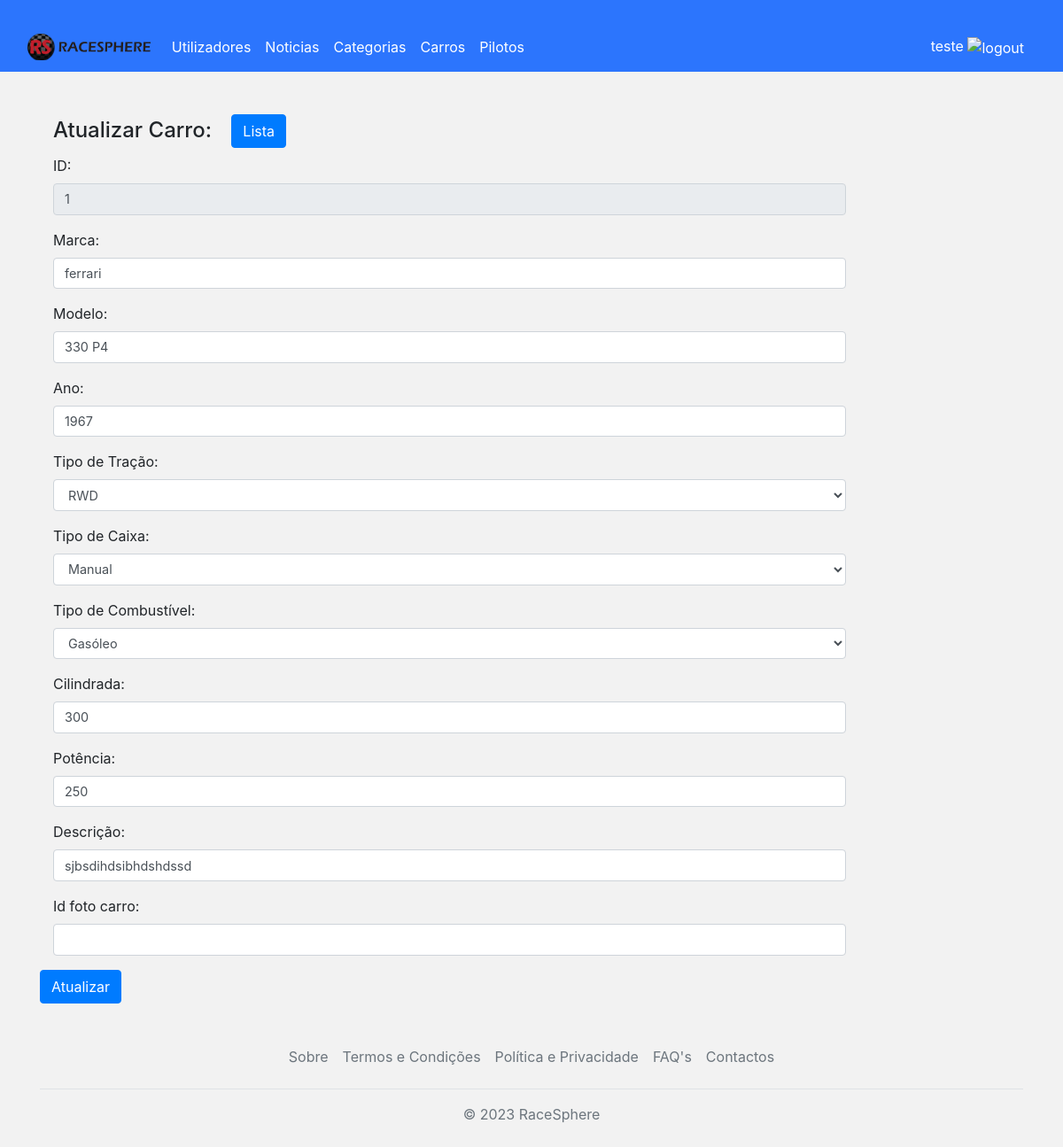
The app's page /RaceSphere-v1.0/admin/carros-admin-edit.php?id_carro=1&marca_carro=ferrari&modelo_carro=330 P4&ano_carro=1967 (signed in) with its own data.
### tables this page shows
CREATE TABLE `carro` (
  `id_carro` int(11) NOT NULL,
  `marca_carro` varchar(50) NOT NULL,
  `modelo_carro` varchar(60) NOT NULL,
  `ano_carro` int(11) NOT NULL,
  `trac_carro` enum('4WD','RWD','FWD') NOT NULL,
  `caixa_carro` enum('Manual','Sequencial','Automático') NOT NULL,
  `comb_carro` enum('Gasóleo','Gasolina','Elétrico','Hibrido','Combustível de Competição') NOT NULL,
  `cilind_carro` float NOT NULL,
  `hp_carro` int(11) NOT NULL,
  `desc_carro` mediumtext NOT NULL,
  `idcarrofoto` int(11) DEFAULT NULL
);

### RaceSphere-v1.0/admin/carros-admin-edit.php (the view, shortened to what this page needs)
<?php
include '../sqli/conn.php';
if (isset($_GET['id_carro'])) {
    $id_carro = $_GET['id_carro'];
    $sql = "SELECT * FROM carro WHERE id_carro = '$id_carro'";
    $result = $conn->query($sql);
    if ($result->num_rows > 0) {
        $row = $result->fetch_assoc();
        $marca_carro = $row['marca_carro'];
        $modelo_carro = $row['modelo_carro'];
        $ano_carro = $row['ano_carro'];
        $trac_carro = $row['trac_carro'];
        $caixa_carro = $row['caixa_carro'];
        $comb_carro = $row['comb_carro'];
        $cilind_carro = $row['cilind_carro'];
        $hp_carro = $row['hp_carro'];
        $desc_carro = $row['desc_carro'];
        $idcarrofoto = $row['idcarrofoto'];
    } else {
        echo "Carro não encontrado.";
        exit;
    }
} else {
    echo "ID do carro não especificado.";
    exit;
}
?>
<!DOCTYPE html>
<html lang="pt-pt">
<head>
    <?php include('bootstrapInc.php'); ?>
    <link rel="stylesheet" href="../css/luissilva.css">
</head>
<body>
    <?php
    include 'navbar.php';
    ?>
    <div class="container mt-3">
        <div class="container mt-3">
            <h2 class="mt-5">
                Atualizar Carro:
                <a href="carros-admin.php" class="btn btn-primary ml-3">Lista</a>
            </h2>
        </div>
        <form id="insert-form" method="POST">
            <div class="form-group col-md-10">
                <label for="id_carro">ID:</label>
                <input type="text" class="form-control" id="id_carro" name="id_carro" value="<?php echo $id_carro; ?>" readonly>
            </div>
            <div class="form-group col-md-10">
                <label for="marca_carro">Marca:</label>
                <input type="text" class="form-control" id="marca_carro" name="marca_carro" maxlength="50" required value="<?php echo $marca_carro; ?>">
            </div>
            <div class="form-group col-md-10">
                <label for="modelo_carro">Modelo:</label>
                <input type="text" class="form-control" id="modelo_carro" name="modelo_carro" maxlength="60" required value="<?php echo $modelo_carro; ?>">
            </div>
            <div class="form-group col-md-10">
                <label for="ano_carro">Ano:</label>
                <input type="number" class="form-control" id="ano_carro" name="ano_carro" required value="<?php echo $ano_carro; ?>">
            </div>
            <?php
            $sql_enum_values = "SELECT COLUMN_TYPE FROM INFORMATION_SCHEMA.COLUMNS WHERE TABLE_NAME = 'carro' AND COLUMN_NAME IN ('trac_carro', 'caixa_carro', 'comb_carro')";
            $result_enum_values = $conn->query($sql_enum_values);
            $enum_values = array();
            while ($row = $result_enum_values->fetch_assoc()) {
                $enum_values[] = $row['COLUMN_TYPE'];
            }
            $trac_carro_enum = extract_enum_values($enum_values[0]);
            $caixa_carro_enum = extract_enum_values($enum_values[1]);
            $comb_carro_enum = extract_enum_values($enum_values[2]);
            function extract_enum_values($enum_definition)
            {
                preg_match("/^enum\(\'(.*)\'\)$/", $enum_definition, $matches);
                $enum_values = explode("','", $matches[1]);
                return $enum_values;
            }
            ?>
            <div class="form-group col-md-10">
                <label for="trac_carro">Tipo de Tração:</label>
                <select class="form-control" id="trac_carro" name="trac_carro">
                    <?php
                    foreach ($trac_carro_enum as $option) {
                        echo "<option value='$option' " . ($trac_carro == $option ? "selected" : "") . ">$option</option>";
                    }
                    ?>
                </select>
            </div>
            <div class="form-group col-md-10">
                <label for="caixa_carro">Tipo de Caixa:</label>
                <select class="form-control" id="caixa_carro" name="caixa_carro">
                    <?php
                    foreach ($caixa_carro_enum as $option) {
                        echo "<option value='$option' " . ($caixa_carro == $option ? "selected" : "") . ">$option</option>";
                    }
                    ?>
                </select>
            </div>
            <div class="form-group col-md-10">
                <label for="comb_carro">Tipo de Combustível:</label>
                <select class="form-control" id="comb_carro" name="comb_carro">
                    <?php
                    foreach ($comb_carro_enum as $option) {
                        echo "<option value='$option' " . ($comb_carro == $option ? "selected" : "") . ">$option</option>";
                    }
                    ?>
                </select>
            </div>
            <div class="form-group col-md-10">
                <label for="cilind_carro">Cilindrada:</label>
                <input type="number" class="form-control" id="cilind_carro" name="cilind_carro" value="<?php echo $cilind_carro; ?>">
            </div>
            <div class="form-group col-md-10">
                <label for="hp_carro">Potência:</label>
                <input type="number" class="form-control" id="hp_carro" name="hp_carro" value="<?php echo $hp_carro; ?>">
            </div>
            <div class="form-group col-md-10">
                <label for="desc_carro">Descrição:</label>
                <input type="text" class="form-control" id="desc_carro" name="desc_carro" required value="<?php echo $desc_carro; ?>">
            </div>
            <div class="form-group col-md-10">
                <label for="idcarrofoto">Id foto carro:</label>
                <input type="text" class="form-control" id="idcarrofoto" name="idcarrofoto" value="<?php echo $idcarrofoto; ?>">
            </div>
            <button type="submit" id="update-button" class="btn btn-primary">Atualizar</button>
        </form>
    </div>
    <?php
    include 'footer.php';
    ?>
</body>
</html>

### RaceSphere-v1.0/css/main.css (style rules this page uses)
body { margin: 0; font-family: 'Roboto Condensed', sans-serif; font-weight: lighter; }

### RaceSphere-v1.0/css/luissilva.css (style rules this page uses)
body { background-color: #f2f2f2; width: 100%; }
h2 { font-size: 1.5rem; margin-bottom: 0.5rem; }
.form-control { font-size: 0.9rem; }

### records on screen
carro: marca_carro "ferrari", modelo_carro "330 P4", ano_carro "1967", trac_carro "RWD", caixa_carro "Manual", cilind_carro "300", hp_carro "250", desc_carro "sjbsdihdsibhdshdssd"

### other values on screen
$_SESSION["nome"] "teste"
form field comb_carro "Gasóleo"
